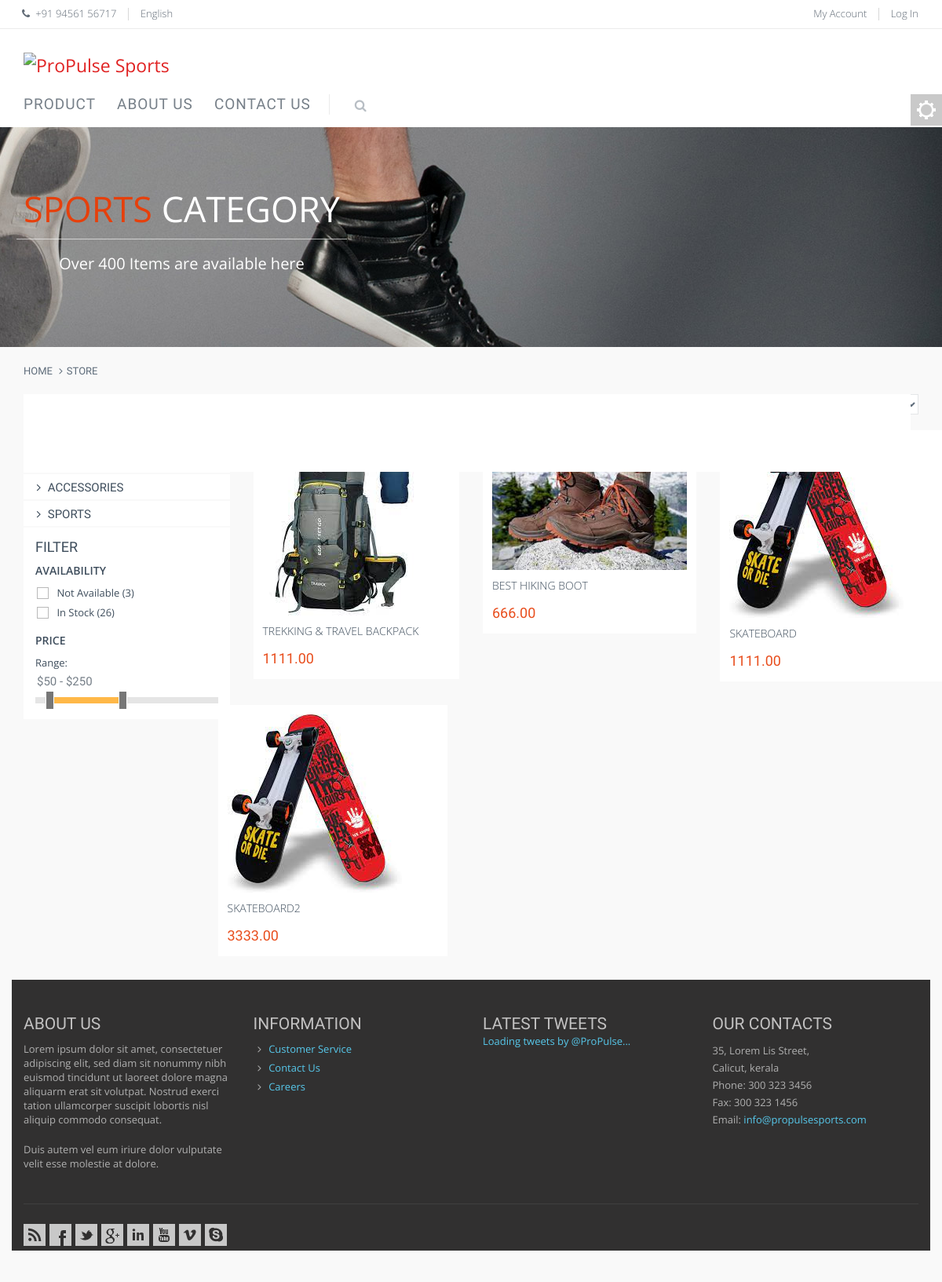
Screenshot of /products/ with the database file from the repository.
### store/models.py (models this page shows, shortened)
class Product(models.Model):
    product_name = models.CharField(max_length=100)
    price = models.DecimalField(default=0, decimal_places=2, max_digits=8)
    category = models.ForeignKey(Category, on_delete=models.CASCADE, blank=True)
    description = models.CharField(max_length=1000, default='', blank=True, null=True)
    image = models.ImageField(upload_to='uploads/product/', blank=True, null=True)
    stock = models.IntegerField(default=0)
    created_date    = models.DateTimeField(auto_now_add=True)

### store/views.py (the view)
# urls.py: path('products/', views.products, name='products'),
def products(request):
    products = Product.objects.all()
    categories = Category.objects.all()
    context = {
        'categories' : categories,
        'products'  : products,
    }
    return render(request, 'products.html', context)

### templates/products.html (shortened to what this page needs)
{% extends "base.html" %}
{% block content %}
{% load static %}
<head>
    <link href="{% static 'assets/plugins/font-awesome/css/font-awesome.min.css' %}" rel="stylesheet">
    <link href="{% static 'assets/plugins/bootstrap/css/bootstrap.min.css' %}" rel="stylesheet">
  <link href="{% static 'assets/plugins/fancybox/source/jquery.fancybox.css' %}" rel="stylesheet">
  <link href="{% static 'assets/plugins/owl.carousel/assets/owl.carousel.css' %}" rel="stylesheet">
  <link href="{% static 'assets/plugins/uniform/css/uniform.default.css' %}" rel="stylesheet" type="text/css">
  <link href="http://code.jquery.com/ui/1.10.3/themes/smoothness/jquery-ui.css" rel="stylesheet" type="text/css">
  <link href="{% static 'assets/plugins/rateit/src/rateit.css' %}" rel="stylesheet" type="text/css">
  <link href="{% static 'assets/pages/css/components.css' %}" rel="stylesheet">
  <link href="{% static 'assets/corporate/css/style.css' %}" rel="stylesheet">
  <link href="{% static 'assets/pages/css/style-shop.css' %}" rel="stylesheet" type="text/css">
  <link href="{% static 'assets/corporate/css/style-responsive.css' %}" rel="stylesheet">
  <link href="{% static 'assets/corporate/css/themes/red.css' %}" rel="stylesheet" id="style-color">
  <link href="{% static 'assets/corporate/css/custom.css' %}" rel="stylesheet">
</head>
<body class="ecommerce">
    <div class="color-panel hidden-sm">
      <div class="color-mode-icons icon-color"></div>
    </div>
    {%include 'header.html'%}
    <div class="title-wrapper">
      <div class="container"><div class="container-inner">
        <h1><span>sports</span> CATEGORY</h1>
        <em>Over 400 Items are available here</em>
      </div></div>
    </div>
    <div class="main">
      <div class="container">
        <ul class="breadcrumb">
            <li><a href="index.html">Home</a></li>
            <li><a href="#">Store</a></li>
        </ul>
        <div class="row margin-bottom-40">
          <div class="sidebar col-md-3 col-sm-5">
            <ul class="list-group margin-bottom-25 sidebar-menu">
                <li class="list-group-item clearfix"><a href="{% url "products" %}"><span class="color-red-v2">All Products</span> </a></li>
                <li class="list-group-item clearfix"><a href="#"> boots</a></li>
              <li class="list-group-item clearfix"><a href="shop-product-list.html"> skateboard</a></li>
              <li class="list-group-item clearfix"><a href="shop-product-list.html"><i class="fa fa-angle-right"></i> Accessories</a></li>
              <li class="list-group-item clearfix"><a href="shop-product-list.html"><i class="fa fa-angle-right"></i> Sports</a></li>
            <div class="sidebar-filter margin-bottom-25">
              <h2>Filter</h2>
              <h3>Availability</h3>
              <div class="checkbox-list">
                <label><input type="checkbox"> Not Available (3)</label>
                <label><input type="checkbox"> In Stock (26)</label>
              </div>
              <h3>Price</h3>
              <p>
                <label for="amount">Range:</label>
                <input type="text" id="amount" style="border:0; color:#f6931f; font-weight:bold;">
              </p>
              <div id="slider-range"></div>
            </div>
          </div>
          <div class="col-md-9 col-sm-7">
            <div class="row list-view-sorting clearfix">
              <div class="col-md-2 col-sm-2 list-view">
              </div>
              <div class="col-md-10 col-sm-10">
                <div class="pull-right">
                  <label class="control-label">Show:</label>
                </div>
                <div class="pull-right">
                  <label class="control-label">Sort&nbsp;By:</label>
                </div>
              </div>
            </div>
            {% for product in products %}
            <div class="row product-list">
              <div class="col-md-4 col-sm-6 col-xs-12">
                <div class="product-item">
                  <div class="pi-img-wrapper">
                    <img src="{{ product.image.url }}" class="img-responsive" alt="Berry Lace Dress">
                  </div>
                  <h3><a href="shop-item.html">{{ product.product_name }}</a></h3>
                  <div class="pi-price">{{ product.price }}</div>
                </div>
              </div>
              {% endfor %}
            </div>
          </div>
        </div>
      </div>
    </div>
    <div class="brands">
      <div class="container">
            <div class="owl-carousel owl-carousel6-brands">
            </div>
        </div>
    </div>
    {%include 'footer.html'%}
    {% endblock  %}

### templates/base.html (shortened to what this page needs)
{% load static %}
<!DOCTYPE html>
<html lang="en">
<head>
  <link href="{% static 'assets/plugins/font-awesome/css/font-awesome.min.css' %}" rel="stylesheet">
  <link href="{% static 'assets/plugins/bootstrap/css/bootstrap.min.css' %}" rel="stylesheet">
  <link href="{% static 'assets/pages/css/components.css' %}" rel="stylesheet">
  <link href="{% static 'assets/pages/css/slider.css' %}" rel="stylesheet">
  <link href="{% static 'assets/pages/css/style-shop.css' %}" rel="stylesheet" type="text/css">
  <link href="{% static 'assets/corporate/css/style.css' %}" rel="stylesheet">
  <link href="{% static 'assets/corporate/css/style-responsive.css' %}" rel="stylesheet">
  <link href="{% static 'assets/corporate/css/themes/red.css' %}" rel="stylesheet" id="style-color">
  <link href="{% static 'assets/corporate/css/custom.css' %}" rel="stylesheet">
    {% block content %}
    {% endblock  %}
  </body>
  </html>

### templates/header.html (shortened to what this page needs)
{% load static %}
    <div class="pre-header">
      <div class="container">
          <div class="row">
              <div class="col-md-6 col-sm-6 additional-shop-info">
                  <ul class="list-unstyled list-inline">
                      <li><i class="fa fa-phone"></i><span>+91 94561 56717</span></li>
                      <li class="langs-block">
                          <a href="javascript:void(0);" class="current">English </a>
                      </li>
                  </ul>
              </div>
              <div class="col-md-6 col-sm-6 additional-nav">
                  <ul class="list-unstyled list-inline pull-right">
                      <li><a href="shop-account.html">My Account</a></li>
                      <li><a href="page-login.html">Log In</a></li>
                  </ul>
              </div>
          </div>
      </div>
  </div>
  <div class="header">
    <div class="container">
            <a class="site-logo" href="{% url "home" %}"><img src="#" alt="ProPulse Sports"></a>
      <div class="header-navigation">
        <ul>
          <li class="dropdown">
            <a class="dropdown-toggle" data-toggle="dropdown" data-target="#" href="javascript:;">
              Product
            </a>
          </li>
          <li class="dropdown dropdown-megamenu">
            <a class="dropdown-toggle" href="{% url "about_us" %}">
              About Us
            </a>
          </li>
          <li class="dropdown dropdown100 nav-catalogue">
            <a class="dropdown-toggle" href="{% url "contact_us" %}">
              Contact Us
            </a>
          </li>
          <li class="menu-search">
            <i class="fa fa-search search-btn"></i>
          </li>
        </ul>
      </div>
    </div>
  </div>

### templates/footer.html (shortened to what this page needs)
{% load static %}
    <div class="pre-footer">
        <div class="container">
          <div class="row">
            <div class="col-md-3 col-sm-6 pre-footer-col">
              <h2>About us</h2>
              <p>Lorem ipsum dolor sit amet, consectetuer adipiscing elit, sed diam sit nonummy nibh euismod tincidunt ut laoreet dolore magna aliquarm erat sit volutpat. Nostrud exerci tation ullamcorper suscipit lobortis nisl aliquip  commodo consequat. </p>
              <p>Duis autem vel eum iriure dolor vulputate velit esse molestie at dolore.</p>
            </div>
            <div class="col-md-3 col-sm-6 pre-footer-col">
              <h2>Information</h2>
              <ul class="list-unstyled">
                <li><i class="fa fa-angle-right"></i> <a href="javascript:;">Customer Service</a></li>
                <li><i class="fa fa-angle-right"></i> <a href="contacts.html">Contact Us</a></li>
                <li><i class="fa fa-angle-right"></i> <a href="javascript:;">Careers</a></li>
              </ul>
            </div>
            <div class="col-md-3 col-sm-6 pre-footer-col">
              <h2 class="margin-bottom-0">Latest Tweets</h2>
              <a class="twitter-timeline" href="https://twitter.com/twitterapi" data-tweet-limit="2" data-theme="dark" data-link-color="#57C8EB" data-widget-id="455411516829736961" data-chrome="noheader nofooter noscrollbar noborders transparent">Loading tweets by @ProPulse...</a>
            </div>
            <div class="col-md-3 col-sm-6 pre-footer-col">
              <h2>Our Contacts</h2>
              <address class="margin-bottom-40">
                35, Lorem Lis Street,<br>
                Calicut, kerala<br>
                Phone: 300 323 3456<br>
                Fax: 300 323 1456<br>
                Email: <a href="mailto:info@propulsesports.com">info@propulsesports.com</a><br>
              </address>
            </div>
          </div>
          <hr>
          <div class="row">
            <div class="col-md-6 col-sm-6">
              <ul class="social-icons">
                <li><a class="rss" data-original-title="rss" href="javascript:;"></a></li>
                <li><a class="facebook" data-original-title="facebook" href="javascript:;"></a></li>
                <li><a class="twitter" data-original-title="twitter" href="javascript:;"></a></li>
                <li><a class="googleplus" data-original-title="googleplus" href="javascript:;"></a></li>
                <li><a class="linkedin" data-original-title="linkedin" href="javascript:;"></a></li>
                <li><a class="youtube" data-original-title="youtube" href="javascript:;"></a></li>
                <li><a class="vimeo" data-original-title="vimeo" href="javascript:;"></a></li>
                <li><a class="skype" data-original-title="skype" href="javascript:;"></a></li>
              </ul>
            </div>
          </div>
        </div>
      </div>

### static/assets/pages/css/components.css (style rules this page uses)
div, input, select, textarea, span, img, table, label, td, th, p, a, button, ul, code, pre, li { -webkit-border-radius: 0 !important; -moz-border-radius: 0 !important; border-radius: 0 !important; }
a, a:focus, a:hover, a:active { outline: 0; }
.social-icons { padding: 0; margin: 0; }
.social-icons:before, .social-icons:after { content: " "; display: table; }
.social-icons:after { clear: both; }
.social-icons li { float: left; display: inline; list-style: none; margin-right: 5px; margin-bottom: 5px; text-indent: -9999px; }
.social-icons li > a { -webkit-border-radius: 2px; -moz-border-radius: 2px; -ms-border-radius: 2px; -o-border-radius: 2px; border-radius: 2px; width: 28px; height: 28px; display: block; background-position: 0 0; background-repeat: no-repeat; transition: all 0.3s ease-in-out; -o-transition: all 0.3s ease-in-out; -ms-transition: all 0.3s ease-in-out; -moz-transition: all 0.3s ease-in-out; -webkit-transition: all 0.3s ease-in-out; }
.social-icons li .facebook { background: url(../../pages/img/social/facebook.png) no-repeat; }
.social-icons li .googleplus { background: url(../../pages/img/social/googleplus.png) no-repeat; }
.social-icons li .linkedin { background: url(../../pages/img/social/linkedin.png) no-repeat; }
.social-icons li .rss { background: url(../../pages/img/social/rss.png) no-repeat; }
.social-icons li .skype { background: url(../../pages/img/social/skype.png) no-repeat; }
.social-icons li .twitter { background: url(../../pages/img/social/twitter.png) no-repeat; }
.social-icons li .vimeo { background: url(../../pages/img/social/vimeo.png) no-repeat; }
.social-icons li .youtube { background: url(../../pages/img/social/youtube.png) no-repeat; }

### static/assets/pages/css/slider.css (style rules this page uses)
.color-red-v2 { color: #e6400c; }

### static/assets/pages/css/style-shop.css (style rules this page uses)
body.ecommerce { background: #f9f9f9; }
.ecommerce h1, .ecommerce h2, .ecommerce h3, .ecommerce h4, .ecommerce h5, .ecommerce h6 { font-family: "PT Sans Narrow", sans-serif; margin: 0 0 10px; text-transform: uppercase; }
.ecommerce h1 { font-size: 23px; }
.ecommerce h2 { font-size: 20px; }
.ecommerce .header { position: inherit; }
.ecommerce .site-logo { padding-top: 28px; padding-bottom: 27px; }
.ecommerce .header-navigation li.menu-search { top: 31px; }
.ecommerce .header-navigation li.menu-search i { color: #8a949e; }
.ecommerce .header-navigation { font: 19px "PT Sans Narrow", sans-serif; letter-spacing: 1px; margin: 0; }
.ecommerce .header-navigation > ul > li > a { color: #767f88; padding: 34px 12px 32px; }
.ecommerce .breadcrumb { text-transform: uppercase; font: 13px "PT Sans Narrow", sans-serif; }
.product-item { padding: 12px 12px 16px; background: #fff; position: relative; }
.product-item:after { content: "."; display: block; height: 0; clear: both; visibility: hidden; font-size: 0; line-height:0; }
.pi-img-wrapper { position: relative; }
.product-item h3 { font: 300 14px 'Open Sans', sans-serif; padding-top: 10px; padding-bottom: 4px; }
.product-item h3 a { color: #3e4d5c; }
.pi-price { color: #e84d1c; font: 18px 'PT Sans Narrow', sans-serif; float: left; padding-top: 1px; }
.ecommerce .sidebar { font: 15px 'PT Sans Narrow', sans-serif; color: #3E4D5C; text-transform: uppercase; }
.ecommerce .sidebar .list-group-item { background: #fff; padding: 8px 10px 6px; }
.sidebar-filter { background: #fff; padding: 15px 15px 20px; }
.sidebar-filter h2 { font-size: 18px; margin: 0; }
.sidebar-filter h3 { font: 600 14px 'Open Sans', sans-serif; padding-top: 10px; }
.sidebar-filter label { text-transform: none; font: 400 13px 'Open Sans', sans-serif; }
.sidebar-filter #amount { font-weight: normal !important; color: #767F88 !important; }
.sidebar-filter .ui-widget-content { border: none; background: #e5e5e5; border-radius: 0; height: 8px !important; }
.checkbox-list > label { display: block; font-weight: normal; }
.list-view-sorting { margin-bottom: 20px; }
.list-view-sorting .pull-right { margin-left: 30px; }
.list-view-sorting label { font-weight: normal; text-transform: uppercase; font-size: 14px; color: #8e9ca8; font-family: "PT Sans Narrow", sans-serif; float: left; margin-right: 10px; position: relative; top: 2px; }

### static/assets/corporate/css/themes/red.css (style rules this page uses)
a { color: #E02222; }
.title-wrapper h1 span { color: #e6400c; }
.pi-price { color: #e84d1c; }

### rows the page displays
Product: image (picture), product_name "TREKKING & TRAVEL BACKPACK", price "1111.00"
Product: image (picture), product_name "BEST HIKING BOOT", price "666.00"
Product: image (picture), product_name "SKATEBOARD", price "1111.00"
Product: image (picture), product_name "SKATEBOARD2", price "3333.00"
